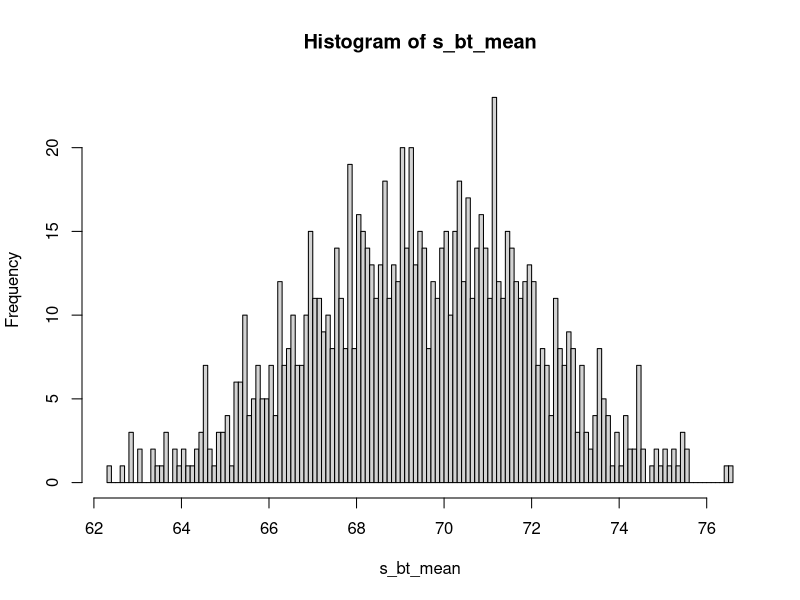

Source code (R):
# assignment 2 , q5

nsim <- 1000

# MLE of lamba is 1/x_bar

wtime <- c(79,54,74,62,85,55,88,85,51,85,54,84,78,47,83,52,62,84,52,79,51,47,78,69,74,83,55,76,78,79)
n<- length(wtime)
s_lambda <- 1/(mean(wtime))

# standard error se = sqrt(s_lamdba^2/sample_size)
# 95% confidence interval is s_lamba+/- 1.96se

se <- sqrt(s_lambda^2/n)

cat("95% confidence interval is:", s_lambda-se, "::",s_lambda+se,"\n")
cat("95% confidence interval is:", 1/(s_lambda-se), "::",1/(s_lambda+se),"\n")

# bootstrap
s_bt_mean <- rep(0,nsim)

for (j in 1 : nsim) {

s_bt <- sample(wtime,replace=TRUE)
s_bt_mean[j] <- mean(s_bt)

}
hist(s_bt_mean,breaks=200)

cat ("95% confidence interval is:",quantile(s_bt_mean,.025),"::",quantile(s_bt_mean,.975),"\n")

#RESULT IS 95% confidence interval is: 64.4 :: 74.26667 

#part d


# COMMENT : previous interval 84.94145 :: 58.71372 , and bootstrap interval is 64.3 :: 74.535 
# Bootstrapped interval looks tight, but since its non-parametric bootstrap, the actual 95% confidence interval might not be as tight as indicated by this bootstrap, and MLE based range arrived at using lambda, is much reliable.




 




